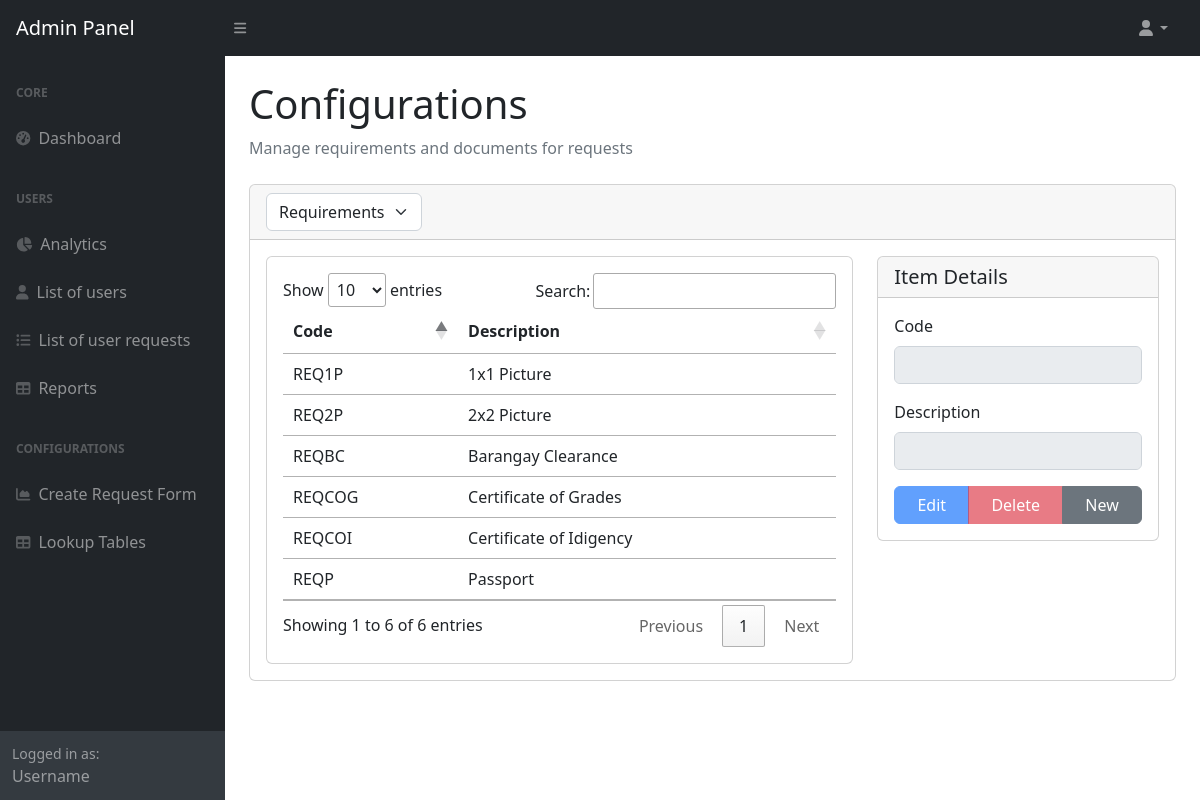
Page /codetable/ on the committed database.
### onlinerequest/models.py (models this page shows, shortened)
class Requirement(models.Model):
    code = models.CharField(max_length=64)
    description = models.CharField(max_length=64)

### onlinerequest/views/codetable.py (the view)
# urls.py: path('', views.index),
def index(request):
    selected_table = request.GET.get('table_type', 'Requirement')
    if request.method == "POST":
        table_name = request.POST.get("table_name")
        description = request.POST.get("description")
        code = request.POST.get("code")
        try:
            if table_name != "Purpose" and code:
                model = None
                if table_name == "Requirement":
                    model = Requirement
                elif table_name == "Document":
                    model = Document
                elif table_name == "Course":
                    model = Course
                elif table_name == "Report":
                    model = ReportTemplate
                    if model.objects.filter(name=code).exists():
                        return JsonResponse({'status': False, 'message': "Code already exists"})
                if model and model != ReportTemplate and model.objects.filter(code=code).exists():
                    return JsonResponse({'status': False, 'message': "Code already exists"})
            if table_name == "Report":
                template_file = request.FILES.get('template_file')
                if template_file:
                    report = ReportTemplate(
                        name=code or request.POST.get('name'),
                        description=description,
                        template_file=template_file
                    )
                    report.save()
            elif table_name == "Requirement":
                requirement = Requirement(code=code, description=description)
                requirement.save()
            elif table_name == "Document":
                document = Document(code=code, description=description)
                document.save()
            elif table_name == "Purpose":
                purpose = Purpose(description=description, active=True)
                purpose.save()
            elif table_name == "Course":
                course = Course(code=code, description=description)
                course.save()
            return JsonResponse({'status': True, 'message': "Item created successfully"})
        except Exception as e:
            return JsonResponse({'status': False, 'message': str(e)})
    else:
        data = None
        if selected_table == 'Requirement':
            data = Requirement.objects.all()
        elif selected_table == 'Document':
            data = Document.objects.all()
        elif selected_table == 'Purpose':
            data = Purpose.objects.all()
        elif selected_table == 'Course':
            data = Course.objects.all()
        elif selected_table == 'Report':
            data = ReportTemplate.objects.all()
        context = {
            'selected_table': selected_table,
            'data': data
        }
        return render(request, 'code_table/index.html', context)

### onlinerequest/context_processors.py (called while the page is built)
def user_record(request):
    if request.user.is_authenticated:
        try:
            user_record = Record.objects.get(user_number=request.user.student_number)
            return {'user_record': user_record}
        except Record.DoesNotExist:
            return {'user_record': None}
    return {'user_record': None}

def request_forms(request):
    request_forms = Request.objects.all()
    return {'request_forms': request_forms}

def user_profile(request):
    if request.user.is_authenticated:
        try:
            profile = Profile.objects.get(user=request.user)
            return {'user_profile': profile}
        except Profile.DoesNotExist:
            return {'user_profile': None}
    return {'user_profile': None}

def user_requests(request):
    if request.user.is_authenticated:
        from onlinerequest.models import User_Request
        user_requests = User_Request.objects.filter(user=request.user)
        return {'user_requests_global': user_requests}
    return {'user_requests_global': []}

def courses(request):
    all_courses = Course.objects.all()
    return {'all_courses': all_courses}

### onlinerequest/templates/code_table/index.html (shortened to what this page needs)
<!DOCTYPE html>
<html>
<head>
    {% include 'header.html' %}
</head>
<body class="sb-nav-fixed">
    <div id="layoutSidenav">
        {% include 'admin/admin-topnav.html' %}
        {% include 'admin/admin-sidenav.html' %}
        <div id="layoutSidenav_content">
            <main>
                <div class="container-fluid px-4">
                    <h1 class="mt-4">Configurations</h1>
                    <ol class="breadcrumb mb-4">
                        <li class="breadcrumb-item active">Manage requirements and documents for requests</li>
                    </ol>
                    <div class="card mb-4">
                        <div class="card-header">
                            <div class="d-flex justify-content-between align-items-center">
                                <select id="tableSelector" class="form-select" style="width: auto;">
                                    <option value="Requirement" {% if selected_table == 'Requirement' %}selected{% endif %}>Requirements</option>
                                </select>
                            </div>
                        </div>
                        <div class="card-body">
                            <div class="row">
                                <div class="col-md-8">
                                    <div class="card">
                                        <div class="card-body">
                                            <table id="datatable" class="table table-hover">
                                                <thead>
                                                    <tr>
                                                        {% if selected_table != 'Purpose' %}
                                                        <th>Code</th>
                                                        {% endif %}
                                                        <th>Description</th>
                                                    </tr>
                                                </thead>
                                                <tbody>
                                                    {% for item in data %}
                                                    <tr class="table-row" data-id="{{ item.id }}"
                                                        {% if selected_table == 'Report' %}
                                                        data-code="{{ item.name }}"
                                                        {% else %}
                                                        data-code="{{ item.code }}"
                                                        {% endif %}
                                                        data-description="{{ item.description }}"
                                                        {% if selected_table != 'Requirement' %}data-active="{{ item.active }}"{% endif %}>
                                                        {% if selected_table != 'Purpose' %}
                                                        <td>
                                                            {% if selected_table == 'Report' %}
                                                            {{ item.name }}
                                                            {% else %}
                                                            {{ item.code }}
                                                            {% endif %}
                                                        </td>
                                                        {% endif %}
                                                        <td>{{ item.description }}</td>
                                                    </tr>
                                                    {% endfor %}
                                                </tbody>
                                            </table>
                                        </div>
                                    </div>
                                </div>
                                <div class="col-md-4">
                                    <div class="card">
                                        <div class="card-header">
                                            <h5 class="card-title mb-0">Item Details</h5>
                                        </div>
                                        <div class="card-body">
                                            <form id="itemForm">
                                                {% if selected_table != 'Purpose' %}
                                                <div class="mb-3">
                                                    <label class="form-label">Code</label>
                                                    <input type="text" class="form-control" id="item_code" readonly maxlength="6" required>
                                                </div>
                                                {% endif %}
                                                <div class="mb-3">
                                                    <label class="form-label">Description</label>
                                                    <input type="text" class="form-control" id="item_description" readonly required>
                                                </div>
                                                <div class="btn-group w-100">
                                                    <button type="button" class="btn btn-primary" id="editBtn" disabled>Edit</button>
                                                    <button type="button" class="btn btn-danger" id="deleteBtn" disabled>Delete</button>
                                                    <button type="button" class="btn btn-secondary" id="newBtn">New</button>
                                                </div>
                                            </form>
                                        </div>
                                    </div>
                                </div>
                            </div>
                        </div>
                    </div>
                </div>
            </main>
        </div>
    </div>
</body>
</html>

### onlinerequest/templates/code_table/index.html (style rules this page uses)
input[readonly], select[disabled] { background-color: #e9ecef !important; cursor: not-allowed; }
button:disabled { opacity: 0.65 !important; cursor: not-allowed !important; }

### onlinerequest/templates/admin/admin-sidenav.html (style rules this page uses)
table.dataTable thead th { padding: 10px; }

### rows in the picture
Requirement: code "REQP", description "Passport"
Requirement: code "REQCOI", description "Certificate of Idigency"
Requirement: code "REQBC", description "Barangay Clearance"
Requirement: code "REQ2P", description "2x2 Picture"
Requirement: code "REQ1P", description "1x1 Picture"
Requirement: code "REQCOG", description "Certificate of Grades"

### other values in the picture
{{ user_record.first_name|default:'Username' }} "Username"
